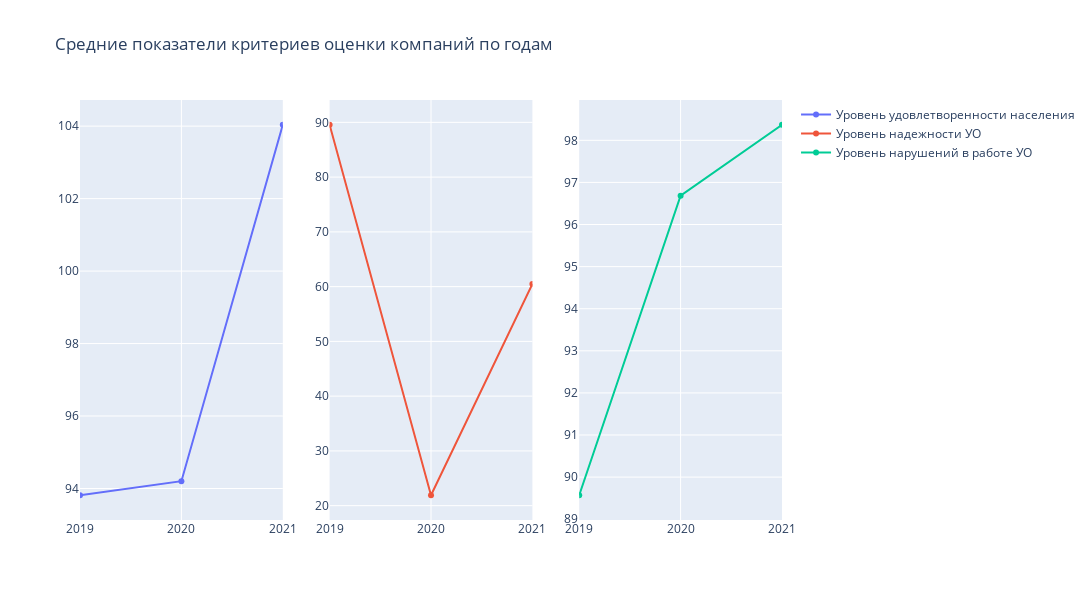

The cell this chart's notebook holds for it:
### Markdown cell above
На графиках можно увидеть, что значения по каждому критерию оценки меняются по одинаковому паттерну. В 2019 году значения самые высокие, в 2020 году просадка, затем рост в 2021 году.

Кроме компании «ЖИЛИЩНИК ЗЕЛЕНОГРАДСКОГО АДМИНИСТРАТИВНОГО ОКРУГА». Для данной компании отсутствуют данные по 2019 году, а в 2020 и 2021 оценки примерно одинаковы.

### Code cell
years = [2019, 2020, 2021]

row=1
col=1

fig = make_subplots(rows=1, cols=3)

fig.add_trace(
        go.Scatter(x=years,
                   y=[np.mean(rates_for_top_companies_2019['satisfaction_level']),
                      np.mean(rates_for_top_companies_2020['satisfaction_level']),
                      np.mean(rates_for_top_companies_2021['satisfaction_level'])],
                   name='Уровень удовлетворенности населения'),
        row=1, col=1
)

fig.add_trace(
        go.Scatter(x=years,
                   y=[np.mean(rates_for_top_companies_2019['reliability_level']),
                      np.mean(rates_for_top_companies_2020['reliability_level']),
                      np.mean(rates_for_top_companies_2021['reliability_level'])],
                   name='Уровень надежности УО'),
        row=1, col=2
)

fig.add_trace(
        go.Scatter(x=years,
                   y=[np.mean(rates_for_top_companies_2019['violations_level']),
                      np.mean(rates_for_top_companies_2020['violations_level']),
                      np.mean(rates_for_top_companies_2021['violations_level'])],
                   name='Уровень нарушений в работе УО'),
        row=1, col=3
)

fig.update_xaxes(range=[2019, 2021], dtick=1)

fig.update_layout(
    height=600, 
    width=1400, 
    title_text='Средние показатели критериев оценки компаний по годам'
)

fig.show()

display(Image(filename='img/avg_rating.png', width=800))

### Figure 1 — Plotly figure (JSON) as saved in the notebook; plotly's stock layout.template omitted (floating-point values rounded to 4 significant figures)
{"data": [{"name": "Уровень удовлетворенности населения", "type": "scatter", "x": [2019, 2020, 2021], "xaxis": "x", "y": [93.81, 94.2, 104.0], "yaxis": "y"}, {"name": "Уровень надежности УО", "type": "scatter", "x": [2019, 2020, 2021], "xaxis": "x2", "y": [89.56, 21.9, 60.5], "yaxis": "y2"}, {"name": "Уровень нарушений в работе УО", "type": "scatter", "x": [2019, 2020, 2021], "xaxis": "x3", "y": [89.57, 96.69, 98.37], "yaxis": "y3"}], "layout": {"height": 600, "title": {"text": "Средние показатели критериев оценки компаний по годам"}, "width": 1400, "xaxis": {"anchor": "y", "domain": [0, 0.2889], "dtick": 1, "range": [2019, 2021]}, "xaxis2": {"anchor": "y2", "domain": [0.3556, 0.6444], "dtick": 1, "range": [2019, 2021]}, "xaxis3": {"anchor": "y3", "domain": [0.7111, 1], "dtick": 1, "range": [2019, 2021]}, "yaxis": {"anchor": "x", "domain": [0, 1]}, "yaxis2": {"anchor": "x2", "domain": [0, 1]}, "yaxis3": {"anchor": "x3", "domain": [0, 1]}}}
